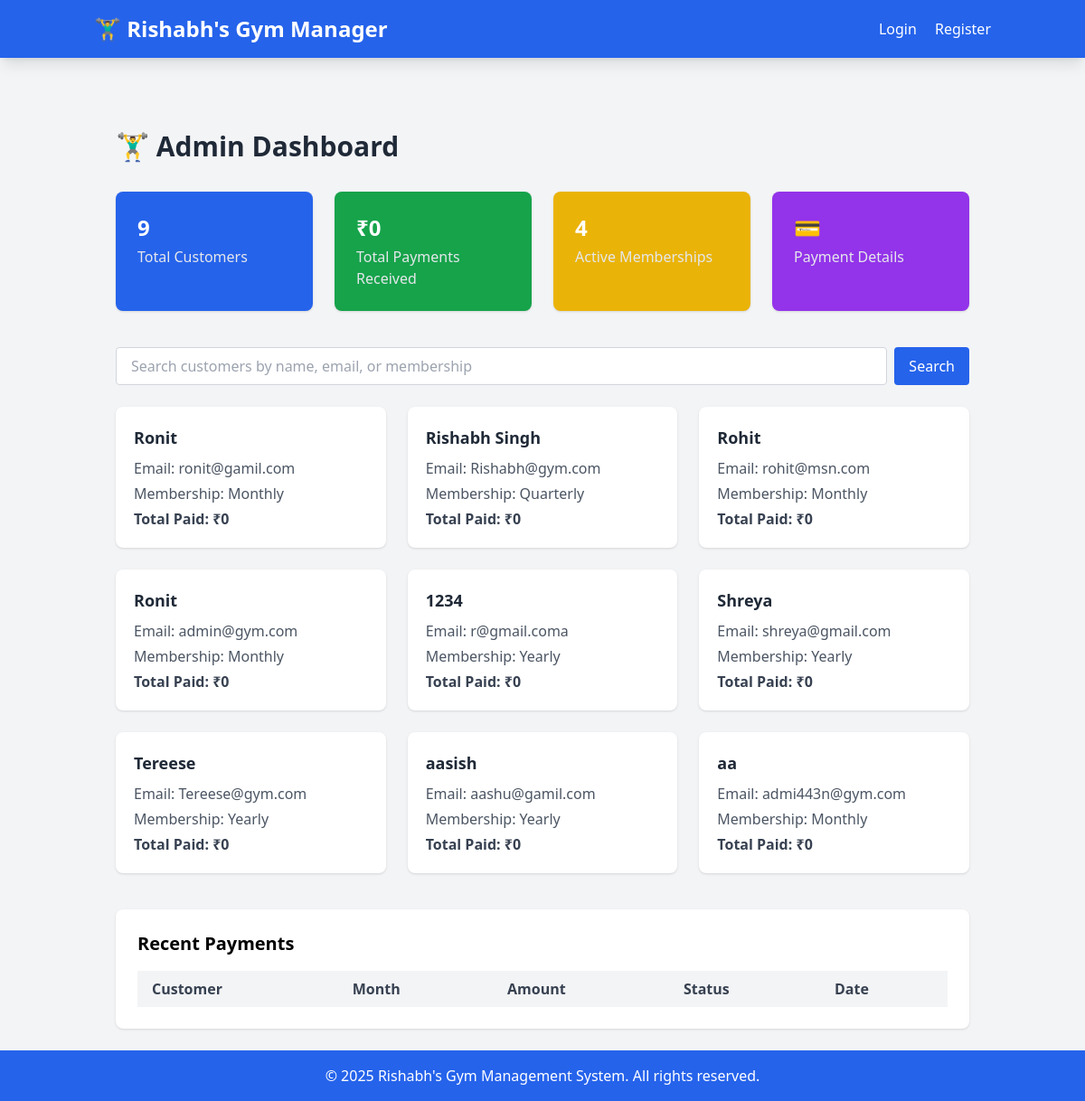
Screenshot of /admin/dashboard (signed in) with the database file from the repository.
### models.py (models this page shows, shortened)
class Customer(db.Model):
    __tablename__ = 'customers'
    id = db.Column(db.Integer, primary_key=True)
    name = db.Column(db.String(100), nullable=False)
    email = db.Column(db.String(120), unique=True, nullable=False)
    phone = db.Column(db.String(20), nullable=True)
    password = db.Column(db.String(200), nullable=False)
    membership_type = db.Column(db.String(20), nullable=False, default='Monthly')
    payment_amount = db.Column(db.Float, nullable=True, default=0.0)
    join_date = db.Column(db.Date, nullable=True, default=datetime.utcnow)
    next_renewal = db.Column(db.Date, nullable=True)
    entry_time = db.Column(db.Time, nullable=True)
    payments = db.relationship('Payment', backref='customer', lazy=True)
    entry_logs = db.relationship('EntryLog', backref='customer', lazy=True)

### app.py (the view)
@app.route('/admin/dashboard')
def admin_dashboard():
    if session.get('role') != 'admin':
        flash("Access denied!", "error")
        return redirect(url_for('login'))
    search = request.args.get('search', '')
    if search:
        customers = Customer.query.filter(
            (Customer.name.contains(search)) |
            (Customer.email.contains(search)) |
            (Customer.membership_type.contains(search))
        ).all()
    else:
        customers = Customer.query.all()
    total_customers = len(customers)
    active_memberships = Customer.query.filter(
        Customer.next_renewal >= datetime.utcnow().date()
    ).count()
    total_revenue = sum(p.amount for p in Payment.query.filter_by(status='Paid').all())
    payments = Payment.query.order_by(Payment.date.desc()).limit(5).all()
    return render_template(
        'admin_dashboard.html',
        customers=customers,
        total_customers=total_customers,
        active_memberships=active_memberships,
        total_revenue=total_revenue,
        payments=payments,
        search=search
    )

### Templates/admin_dashboard.html (shortened to what this page needs)
{% extends 'base.html' %}
{% block content %}
<div class="container mx-auto mt-10 px-4">
  <h1 class="text-3xl font-bold text-gray-800 mb-8">🏋️‍♂️ Admin Dashboard</h1>
  <div class="grid grid-cols-1 sm:grid-cols-2 md:grid-cols-4 gap-6 mb-10">
    <div class="bg-blue-600 text-white rounded-lg p-6 shadow hover:shadow-lg transition cursor-pointer"
     onclick='location.href="{{ url_for("admin_customers_list") }}"'>
      <div class="text-2xl font-bold">{{ total_customers }}</div>
      <div class="text-gray-200 mt-1">Total Customers</div>
    </div>
    <div class="bg-green-600 text-white rounded-lg p-6 shadow hover:shadow-lg transition cursor-pointer"
     onclick='location.href="{{ url_for("payment_history") }}"'>
      <div class="text-2xl font-bold">₹{{ total_revenue }}</div>
      <div class="text-gray-200 mt-1">Total Payments Received</div>
    </div>
    <div class="bg-yellow-500 text-white rounded-lg p-6 shadow hover:shadow-lg transition cursor-pointer"
         onclick='location.href="{{ url_for("admin_customers_list") }}"'>
      <div class="text-2xl font-bold">{{ active_memberships }}</div>
      <div class="text-gray-200 mt-1">Active Memberships</div>
    </div>
    <div class="bg-purple-600 text-white rounded-lg p-6 shadow hover:shadow-lg transition cursor-pointer"
         onclick='location.href="{{ url_for("payment_history") }}"'>
      <div class="text-2xl font-bold">💳</div>
      <div class="text-gray-200 mt-1">Payment Details</div>
    </div>
  </div>
  <form method="get" class="mb-6 flex gap-2">
    <input type="text" name="search" placeholder="Search customers by name, email, or membership"
           value="{{ search }}"
           class="border border-gray-300 rounded px-4 py-2 w-full focus:ring-2 focus:ring-blue-500 focus:outline-none">
    <button type="submit" class="bg-blue-600 text-white px-4 py-2 rounded hover:bg-blue-700 transition">Search</button>
  </form>
  <div class="grid grid-cols-1 md:grid-cols-2 lg:grid-cols-3 gap-6 mb-10">
    {% for customer in customers %}
    <div class="bg-white rounded-lg shadow p-5 hover:shadow-lg transition cursor-pointer"
         onclick="location.href='{{ url_for('customer_payment_details', customer_id=customer.id) }}'">
      <h3 class="text-lg font-semibold text-gray-800 mb-2">{{ customer.name }}</h3>
      <p class="text-gray-600 mb-1">Email: {{ customer.email }}</p>
      <p class="text-gray-600 mb-1">Membership: {{ customer.membership_type }}</p>
      <p class="text-gray-700 font-bold">
        Total Paid: ₹{{ customer.payments|selectattr('status','equalto','Paid')|map(attribute='amount')|sum }}
      </p>
    </div>
    {% else %}
    <p class="text-gray-500 col-span-3">No customers found</p>
    {% endfor %}
  </div>
  <div class="bg-white rounded-lg shadow p-6">
    <h2 class="text-xl font-semibold mb-4">Recent Payments</h2>
    <div class="overflow-x-auto">
      <table class="w-full table-auto border-collapse">
        <thead class="bg-gray-100 text-gray-700">
          <tr>
            <th class="px-4 py-2 text-left">Customer</th>
            <th class="px-4 py-2 text-left">Month</th>
            <th class="px-4 py-2 text-left">Amount</th>
            <th class="px-4 py-2 text-left">Status</th>
            <th class="px-4 py-2 text-left">Date</th>
          </tr>
        </thead>
      </table>
    </div>
  </div>
</div>
{% endblock %}

### Templates/base.html (shortened to what this page needs)
<!DOCTYPE html>
<html lang="en">
<head>
  <script src="https://cdn.tailwindcss.com"></script>
</head>
<body class="bg-gray-100 min-h-screen flex flex-col">
  <nav class="bg-blue-600 text-white shadow-lg">
    <div class="container mx-auto flex justify-between items-center p-4">
      <a href="{{ url_for('index') }}" class="text-2xl font-semibold">🏋️‍♂️ Rishabh's Gym Manager</a>
      <div class="space-x-4">
        {% if session.get('admin_id') %}
          <a href="{{ url_for('admin_dashboard') }}" class="hover:text-yellow-300">Dashboard</a>
          <a href="{{ url_for('logout') }}" class="hover:text-yellow-300">Logout</a>
        {% elif session.get('customer_id') %}
          <a href="{{ url_for('customer_dashboard') }}" class="hover:text-yellow-300">My Dashboard</a>
          <a href="{{ url_for('logout') }}" class="hover:text-yellow-300">Logout</a>
        {% else %}
          <a href="{{ url_for('login') }}" class="hover:text-yellow-300">Login</a>
          <a href="{{ url_for('register') }}" class="hover:text-yellow-300">Register</a>
        {% endif %}
      </div>
    </div>
  </nav>
  <main class="flex-grow container mx-auto p-6">
    {% block content %}{% endblock %}
  </main>
  <footer class="bg-blue-600 text-white text-center py-4 mt-auto">
    <p>&copy; {{ current_year or 2025 }} Rishabh's Gym Management System. All rights reserved.</p>
  </footer>
</body>
</html>

### rows the page displays
Customer: name "Ronit", email "ronit@gamil.com", membership_type "Monthly", payments|selectattr "0"
Customer: name "Rishabh Singh", email "Rishabh@gym.com", membership_type "Quarterly", payments|selectattr "0"
Customer: name "Rohit", email "rohit@msn.com", membership_type "Monthly", payments|selectattr "0"
Customer: name "Ronit", email "admin@gym.com", membership_type "Monthly", payments|selectattr "0"
Customer: name "1234", email "r@gmail.coma", membership_type "Yearly", payments|selectattr "0"
Customer: name "Shreya", email "shreya@gmail.com", membership_type "Yearly", payments|selectattr "0"
Customer: name "Tereese", email "Tereese@gym.com", membership_type "Yearly", payments|selectattr "0"
Customer: name "aasish", email "aashu@gamil.com", membership_type "Yearly", payments|selectattr "0"
Customer: name "aa", email "admi443n@gym.com", membership_type "Monthly", payments|selectattr "0"

### other values shown
{{ total_customers }} "9"
{{ total_revenue }} "0"
{{ active_memberships }} "4"
{{ current_year or 2025 }} "2025"
